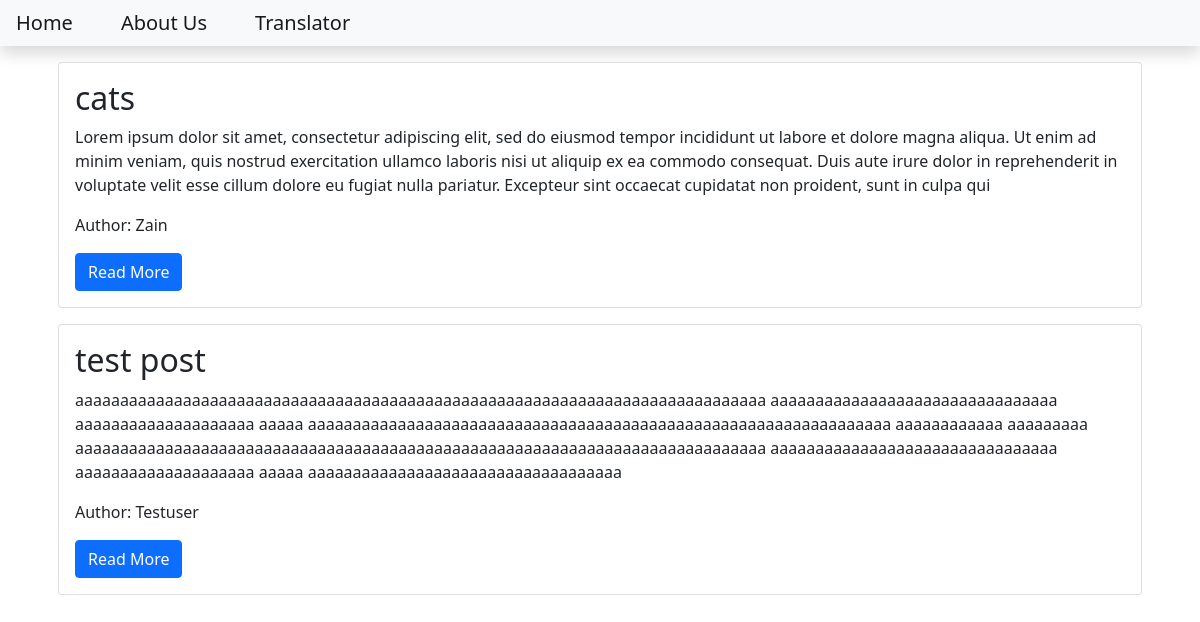
The page / on the database its author committed.
### blog/models.py (models this page shows, shortened)
class Post(models.Model):
    title = models.CharField(max_length=200)
    content = models.TextField()
    date_created = models.DateTimeField(auto_now_add=True)
    slug = models.SlugField(max_length=200, unique=True)
    author = models.ForeignKey(to=User, on_delete=models.CASCADE)
    status = models.IntegerField(choices=STATUS)

### blog/views.py (the view)
# urls.py: path("", views.PostList.as_view(), name="home")
class PostList(generic.ListView):
    queryset = Post.objects.filter(status=1).order_by("date_created")
    template_name = "index.html"

### templates/index.html
{% extends 'base.html' %}
{% block content %}
        <div class="container">
            {% for post in post_list %}
                <div class="card m-3">
                    <div class="card-body">
                        <h2 class="card-title">
                            {{post.title}}
                        </h2>
                        <p class="card-text">
                            {{post.content | slice:"400"}}
                        </p>
                        <p class="card-text">
                            Author: {{post.author | title}}
                        </p>
                        <a class="btn btn-primary" href="{% url 'blog_view' post.slug %}">Read More</a>
                    </div>
                </div>
            {% endfor %}
        </div>
{% endblock content %}

### templates/base.html (shortened to what this page needs)
<!DOCTYPE html>
<html lang="en">
    <head>
        <link href="https://cdn.jsdelivr.net/npm/bootstrap@5.1.3/dist/css/bootstrap.min.css" rel="stylesheet">
    </head>
    <body>
        <nav class="navbar navbar-expand-lg navbar-light bg-light shadow mb-3" id="mainNav">
            <div class="collapse navbar-collapse" id="navbarResponsive">
                <ul class="navbar-nav ml-auto">
                    <li class="nav-item">
                        <a class="navbar-brand p-3" href="{% url 'home' %}">Home</a>
                    </li>
                    <li>
                        <a class="navbar-brand p-3" href="{% url 'about_view' %}">About Us</a>
                    </li>
                    <li>
                        <a class="navbar-brand p-3" href="{% url 'translator_view' %}">Translator</a>
                    </li>
                </ul>
            </div>
        </nav>
{% block content %}
{% endblock content %}
</body>
</html>

### rows shown on the page
Post: title "cats", content "Lorem ipsum dolor sit amet, consectetur adipiscing elit, sed do eiusmod tempor incididunt ut labore et dolore magna aliqua. Ut enim ad minim veniam, quis nostrud exercitation ullamco laboris nisi ut aliquip ex ea commodo consequat. Duis aute irure dolor in reprehenderit in voluptate velit esse cillum dolore eu fugiat nulla pariatur. Excepteur sint occaecat cupidatat non proident, sunt in culpa qui", author "Zain"
Post: title "test post", content "aaaaaaaaaaaaaaaaaaaaaaaaaaaaaaaaaaaaaaaaaaaaaaaaaaaaaaaaaaaaaaaaaaaaaaaaaaaaa aaaaaaaaaaaaaaaaaaaaaaaaaaaaaaaa aaaaaaaaaaaaaaaaaaaa aaaaa aaaaaaaaaaaaaaaaaaaaaaaaaaaaaaaaaaaaaaaaaaaaaaaaaaaaaaaaaaaaaaaaa aaaaaaaaaaaa aaaaaaaaa aaaaaaaaaaaaaaaaaaaaaaaaaaaaaaaaaaaaaaaaaaaaaaaaaaaaaaaaaaaaaaaaaaaaaaaaaaaaa aaaaaaaaaaaaaaaaaaaaaaaaaaaaaaaa aaaaaaaaaaaaaaaaaaaa aaaaa aaaaaaaaaaaaaaaaaaaaaaaaaaaaaaaaaaa", author "Testuser"
